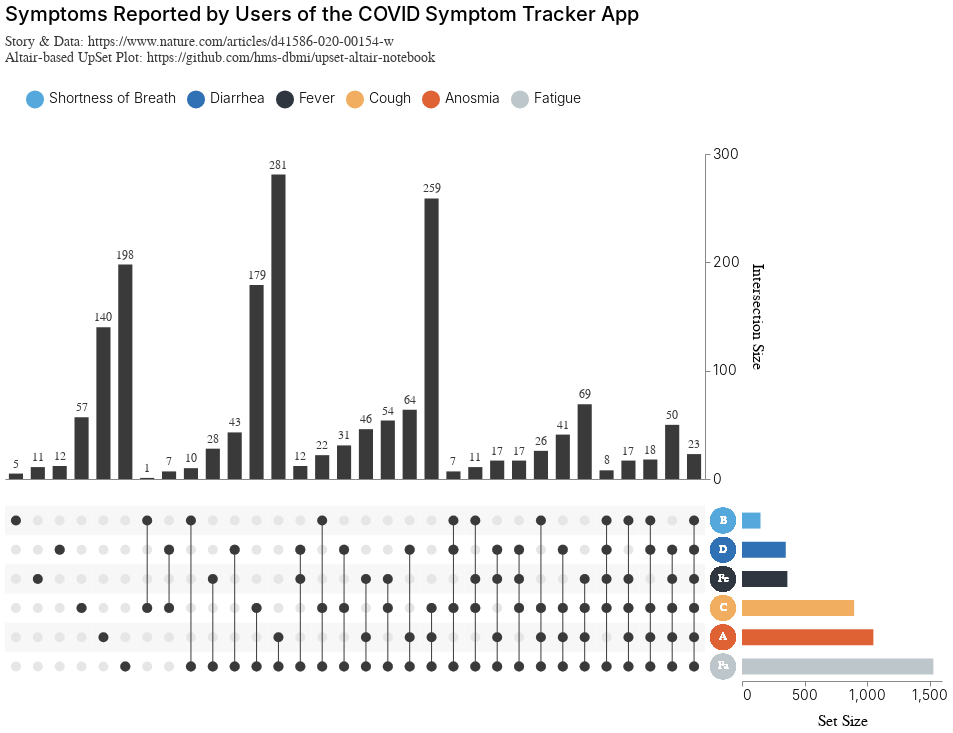

Express this chart as Vega-Lite.
### Vega specification from a JSON file in a GitHub repository (floating-point values rounded to 4 significant figures; data arrays with more than 128 entries replaced by an {"elided": "..."} marker saying what was removed)
{"$schema": "https://vega.github.io/schema/vega/v5.json", "background": "white", "padding": 5, "title": {"anchor": "start", "text": "Symptoms Reported by Users of the COVID Symptom Tracker App", "subtitle": ["Story & Data: https://www.nature.com/articles/d41586-020-00154-w", "Altair-based UpSet Plot: https://github.com/hms-dbmi/upset-altair-notebook"], "fontSize": 20, "fontWeight": 500, "subtitleColor": "#3A3A3A", "subtitleFontSize": 14}, "data": [{"name": "selector008_store"}, {"name": "selector007_store"}, {"name": "data-51a18922e537214846aa112d1ccd2e10", "values": {"elided": "192 records"}}, {"name": "data-edc52b94e708b8ac518e05227a1d24db", "values": [{"set": "Shortness of Breath", "set_abbre": "B"}, {"set": "Diarrhea", "set_abbre": "D"}, {"set": "Fever", "set_abbre": "Fe"}, {"set": "Cough", "set_abbre": "C"}, {"set": "Anosmia", "set_abbre": "A"}, {"set": "Fatigue", "set_abbre": "Fa"}]}, {"name": "data-845b010f0be9092a4e24abf6f511af02", "values": [{"set": "Shortness of Breath", "set_order": 1}, {"set": "Diarrhea", "set_order": 2}, {"set": "Fever", "set_order": 3}, {"set": "Cough", "set_order": 4}, {"set": "Anosmia", "set_order": 5}, {"set": "Fatigue", "set_order": 6}]}, {"name": "data_0", "source": "data-51a18922e537214846aa112d1ccd2e10", "transform": [{"type": "filter", "expr": "!(length(data(\"selector007_store\"))) || (vlSelectionTest(\"selector007_store\", datum))"}, {"type": "pivot", "field": "set", "value": "is_intersect", "op": "max", "groupby": ["intersection_id", "count"]}, {"type": "aggregate", "groupby": ["Shortness of Breath", "Diarrhea", "Fever", "Cough", "Anosmia", "Fatigue"], "ops": ["sum"], "fields": ["count"], "as": ["count"]}, {"type": "formula", "expr": "(isDefined(datum['Shortness of Breath']) ? datum['Shortness of Breath'] : 0)+(isDefined(datum['Diarrhea']) ? datum['Diarrhea'] : 0)+(isDefined(datum['Fever']) ? datum['Fever'] : 0)+(isDefined(datum['Cough']) ? datum['Cough'] : 0)+(isDefined(datum['Anosmia']) ? datum['Anosmia'] : 0)+(isDefined(datum['Fatigue']) ? datum['Fatigue'] : 0)", "as": "degree"}, {"type": "filter", "expr": "(datum['degree'] !== 0)"}, {"type": "window", "params": [null], "as": ["intersection_id"], "ops": ["row_number"], "fields": [""], "sort": {"field": [], "order": []}, "frame": [null, null]}, {"type": "fold", "fields": ["Shortness of Breath", "Diarrhea", "Fever", "Cough", "Anosmia", "Fatigue"], "as": ["set", "is_intersect"]}]}, {"name": "data_1", "source": "data_0", "transform": [{"type": "lookup", "from": "data-edc52b94e708b8ac518e05227a1d24db", "key": "set", "fields": ["set"], "values": ["set_abbre"]}, {"type": "lookup", "from": "data-845b010f0be9092a4e24abf6f511af02", "key": "set", "fields": ["set"], "values": ["set_order"]}, {"type": "filter", "expr": "!(length(data(\"selector007_store\"))) || (vlSelectionTest(\"selector007_store\", datum))"}, {"type": "window", "params": [null], "as": ["set_order"], "ops": ["distinct"], "fields": ["set"], "sort": {"field": ["set_order"], "order": ["ascending"]}, "frame": [null, 0]}]}, {"name": "data_2", "source": "data_1", "transform": [{"type": "aggregate", "groupby": ["degree", "intersection_id"], "ops": ["max"], "fields": ["count"], "as": ["max_count"]}, {"type": "filter", "expr": "isValid(datum[\"max_count\"]) && isFinite(+datum[\"max_count\"])"}]}, {"name": "data_3", "source": "data_0", "transform": [{"type": "lookup", "from": "data-edc52b94e708b8ac518e05227a1d24db", "key": "set", "fields": ["set"], "values": ["set_abbre"]}, {"type": "lookup", "from": "data-845b010f0be9092a4e24abf6f511af02", "key": "set", "fields": ["set"], "values": ["set_order"]}, {"type": "filter", "expr": "!(length(data(\"selector007_store\"))) || (vlSelectionTest(\"selector007_store\", datum))"}, {"type": "window", "params": [null], "as": ["set_order"], "ops": ["distinct"], "fields": ["set"], "sort": {"field": ["set_order"], "order": ["ascending"]}, "frame": [null, 0]}]}, {"name": "data_4", "source": "data_3", "transform": [{"type": "aggregate", "groupby": ["count", "degree", "intersection_id"], "ops": ["max"], "fields": ["count"], "as": ["max_count"]}, {"type": "filter", "expr": "isValid(datum[\"max_count\"]) && isFinite(+datum[\"max_count\"])"}]}, {"name": "data_5", "source": "data_0", "transform": [{"type": "lookup", "from": "data-edc52b94e708b8ac518e05227a1d24db", "key": "set", "fields": ["set"], "values": ["set_abbre"]}, {"type": "lookup", "from": "data-845b010f0be9092a4e24abf6f511af02", "key": "set", "fields": ["set"], "values": ["set_order"]}, {"type": "filter", "expr": "!(length(data(\"selector007_store\"))) || (vlSelectionTest(\"selector007_store\", datum))"}, {"type": "window", "params": [null], "as": ["set_order"], "ops": ["distinct"], "fields": ["set"], "sort": {"field": ["set_order"], "order": ["ascending"]}, "frame": [null, 0]}, {"type": "filter", "expr": "(datum['is_intersect'] === 1)"}]}, {"name": "data_6", "source": "data_5", "transform": [{"type": "aggregate", "groupby": ["degree", "intersection_id", "set_order"], "ops": ["max"], "fields": ["count"], "as": ["max_count"]}]}, {"name": "data_7", "source": "data_0", "transform": [{"type": "lookup", "from": "data-edc52b94e708b8ac518e05227a1d24db", "key": "set", "fields": ["set"], "values": ["set_abbre"]}, {"type": "lookup", "from": "data-845b010f0be9092a4e24abf6f511af02", "key": "set", "fields": ["set"], "values": ["set_order"]}, {"type": "filter", "expr": "!(length(data(\"selector007_store\"))) || (vlSelectionTest(\"selector007_store\", datum))"}, {"type": "window", "params": [null], "as": ["set_order"], "ops": ["distinct"], "fields": ["set"], "sort": {"field": ["set_order"], "order": ["ascending"]}, "frame": [null, 0]}, {"type": "filter", "expr": "((datum['set_order'] % 2) === 1)"}]}, {"name": "data_8", "source": "data_7", "transform": [{"type": "aggregate", "groupby": ["degree", "intersection_id", "set_order"], "ops": ["max"], "fields": ["count"], "as": ["max_count"]}]}, {"name": "data_9", "source": "data_0", "transform": [{"type": "lookup", "from": "data-edc52b94e708b8ac518e05227a1d24db", "key": "set", "fields": ["set"], "values": ["set_abbre"]}, {"type": "lookup", "from": "data-845b010f0be9092a4e24abf6f511af02", "key": "set", "fields": ["set"], "values": ["set_order"]}, {"type": "filter", "expr": "!(length(data(\"selector007_store\"))) || (vlSelectionTest(\"selector007_store\", datum))"}, {"type": "window", "params": [null], "as": ["set_order"], "ops": ["distinct"], "fields": ["set"], "sort": {"field": ["set_order"], "order": ["ascending"]}, "frame": [null, 0]}]}, {"name": "data_10", "source": "data_9", "transform": [{"type": "aggregate", "groupby": ["degree", "intersection_id", "set_order"], "ops": ["max"], "fields": ["count"], "as": ["max_count"]}]}, {"name": "data_11", "source": "data_0", "transform": [{"type": "lookup", "from": "data-edc52b94e708b8ac518e05227a1d24db", "key": "set", "fields": ["set"], "values": ["set_abbre"]}, {"type": "lookup", "from": "data-845b010f0be9092a4e24abf6f511af02", "key": "set", "fields": ["set"], "values": ["set_order"]}, {"type": "filter", "expr": "!(length(data(\"selector007_store\"))) || (vlSelectionTest(\"selector007_store\", datum))"}, {"type": "window", "params": [null], "as": ["set_order"], "ops": ["distinct"], "fields": ["set"], "sort": {"field": ["set_order"], "order": ["ascending"]}, "frame": [null, 0]}, {"type": "filter", "expr": "(datum['is_intersect'] === 1)"}]}, {"name": "data_12", "source": "data_11", "transform": [{"type": "aggregate", "groupby": ["degree", "intersection_id"], "ops": ["max", "min", "max"], "fields": ["count", "set_order", "set_order"], "as": ["max_count", "min_set_order", "max_set_order"]}]}, {"name": "data_13", "source": "data_0", "transform": [{"type": "lookup", "from": "data-edc52b94e708b8ac518e05227a1d24db", "key": "set", "fields": ["set"], "values": ["set_abbre"]}, {"type": "lookup", "from": "data-845b010f0be9092a4e24abf6f511af02", "key": "set", "fields": ["set"], "values": ["set_order"]}, {"type": "filter", "expr": "!(length(data(\"selector007_store\"))) || (vlSelectionTest(\"selector007_store\", datum))"}, {"type": "window", "params": [null], "as": ["set_order"], "ops": ["distinct"], "fields": ["set"], "sort": {"field": ["set_order"], "order": ["ascending"]}, "frame": [null, 0]}, {"type": "filter", "expr": "(datum['is_intersect'] === 1)"}]}, {"name": "data_14", "source": "data_13", "transform": [{"type": "aggregate", "groupby": ["degree", "intersection_id", "set_order"], "ops": ["max"], "fields": ["count"], "as": ["max_count"]}]}, {"name": "data_15", "source": "data_0", "transform": [{"type": "lookup", "from": "data-edc52b94e708b8ac518e05227a1d24db", "key": "set", "fields": ["set"], "values": ["set_abbre"]}, {"type": "lookup", "from": "data-845b010f0be9092a4e24abf6f511af02", "key": "set", "fields": ["set"], "values": ["set_order"]}, {"type": "filter", "expr": "!(length(data(\"selector007_store\"))) || (vlSelectionTest(\"selector007_store\", datum))"}, {"type": "window", "params": [null], "as": ["set_order"], "ops": ["distinct"], "fields": ["set"], "sort": {"field": ["set_order"], "order": ["ascending"]}, "frame": [null, 0]}]}, {"name": "data_16", "source": "data_0", "transform": [{"type": "lookup", "from": "data-edc52b94e708b8ac518e05227a1d24db", "key": "set", "fields": ["set"], "values": ["set_abbre"]}, {"type": "lookup", "from": "data-845b010f0be9092a4e24abf6f511af02", "key": "set", "fields": ["set"], "values": ["set_order"]}, {"type": "filter", "expr": "!(length(data(\"selector007_store\"))) || (vlSelectionTest(\"selector007_store\", datum))"}, {"type": "window", "params": [null], "as": ["set_order"], "ops": ["distinct"], "fields": ["set"], "sort": {"field": ["set_order"], "order": ["ascending"]}, "frame": [null, 0]}]}, {"name": "data_17", "source": "data_0", "transform": [{"type": "lookup", "from": "data-edc52b94e708b8ac518e05227a1d24db", "key": "set", "fields": ["set"], "values": ["set_abbre"]}, {"type": "lookup", "from": "data-845b010f0be9092a4e24abf6f511af02", "key": "set", "fields": ["set"], "values": ["set_order"]}, {"type": "filter", "expr": "!(length(data(\"selector007_store\"))) || (vlSelectionTest(\"selector007_store\", datum))"}, {"type": "window", "params": [null], "as": ["set_order"], "ops": ["distinct"], "fields": ["set"], "sort": {"field": ["set_order"], "order": ["ascending"]}, "frame": [null, 0]}, {"type": "filter", "expr": "(datum['is_intersect'] === 1)"}, {"type": "aggregate", "groupby": ["set", "set_order"], "ops": ["sum"], "fields": ["count"], "as": ["sum_count"]}, {"type": "stack", "groupby": ["set_order"], "field": "sum_count", "sort": {"field": ["set"], "order": ["descending"]}, "as": ["sum_count_start", "sum_count_end"], "offset": "zero"}, {"type": "filter", "expr": "isValid(datum[\"sum_count\"]) && isFinite(+datum[\"sum_count\"])"}]}], "signals": [{"name": "concat_0_width", "value": 700}, {"name": "concat_0_height", "value": 325}, {"name": "concat_1_childHeight", "value": 175}, {"name": "concat_1_concat_0_width", "value": 700}, {"name": "concat_1_concat_1_width", "value": 20}, {"name": "concat_1_concat_2_width", "value": 200}, {"name": "selector007_set_legend", "value": null, "on": [{"events": [{"source": "view", "type": "click", "markname": "set_legend_symbols"}, {"source": "view", "type": "click", "markname": "set_legend_labels"}, {"source": "view", "type": "click", "markname": "set_legend_entries"}], "update": "datum.value || item().items[0].items[0].datum.value", "force": true}, {"events": [{"source": "view", "type": "click"}], "update": "!event.item || !datum ? null : selector007_set_legend", "force": true}]}, {"name": "unit", "value": {}, "on": [{"events": "mousemove", "update": "isTuple(group()) ? group() : unit"}]}, {"name": "selector008", "update": "vlSelectionResolve(\"selector008_store\", \"union\")"}, {"name": "selector007", "update": "vlSelectionResolve(\"selector007_store\", \"union\", true)"}], "layout": {"padding": 20, "columns": 1, "bounds": "full", "align": "each"}, "marks": [{"type": "group", "name": "concat_0_group", "style": "cell", "encode": {"update": {"width": {"signal": "concat_0_width"}, "height": {"signal": "concat_0_height"}}}, "signals": [{"name": "selector008_tuple", "on": [{"events": [{"source": "scope", "type": "mouseover"}], "update": "datum && item().mark.marktype !== 'group' ? {unit: \"concat_0_layer_0\", fields: selector008_tuple_fields, values: [(item().isVoronoi ? datum.datum : datum)[\"intersection_id\"]]} : null", "force": true}, {"events": [{"source": "scope", "type": "dblclick"}], "update": "null"}]}, {"name": "selector008_tuple_fields", "value": [{"type": "E", "field": "intersection_id"}]}, {"name": "selector008_modify", "on": [{"events": {"signal": "selector008_tuple"}, "update": "modify(\"selector008_store\", selector008_tuple, true)"}]}, {"name": "selector007_tuple"}, {"name": "selector007_tuple_fields", "value": [{"type": "E", "field": "set"}]}, {"name": "selector007_toggle", "value": false, "on": [{"events": {"merge": [{"source": "view", "type": "click"}]}, "update": "event.shiftKey"}]}, {"name": "selector007_modify", "on": [{"events": {"signal": "selector007_tuple"}, "update": "modify(\"selector007_store\", selector007_toggle ? null : selector007_tuple, selector007_toggle ? null : true, selector007_toggle ? selector007_tuple : null)"}]}], "marks": [{"name": "concat_0_layer_0_marks", "type": "rect", "style": ["bar"], "interactive": true, "from": {"data": "data_2"}, "encode": {"update": {"fill": [{"test": "!(length(data(\"selector008_store\"))) || (!(vlSelectionTest(\"selector008_store\", datum)))", "value": "#3A3A3A"}, {"value": "#777"}], "tooltip": {"signal": "{\"Cardinality\": format(datum[\"max_count\"], \"\"), \"Degree\": format(datum[\"degree\"], \"\")}"}, "xc": {"scale": "concat_0_x", "field": "intersection_id", "band": 0.5}, "width": {"value": 14.12}, "y": {"scale": "concat_0_y", "field": "max_count"}, "y2": {"scale": "concat_0_y", "value": 0}}}}, {"name": "concat_0_layer_1_marks", "type": "text", "style": ["text"], "interactive": false, "from": {"data": "data_4"}, "encode": {"update": {"dy": {"value": -10}, "fill": [{"test": "!(length(data(\"selector008_store\"))) || (!(vlSelectionTest(\"selector008_store\", datum)))", "value": "#3A3A3A"}, {"value": "#777"}], "tooltip": {"signal": "{\"Cardinality\": format(datum[\"max_count\"], \"\"), \"Degree\": format(datum[\"degree\"], \"\")}"}, "x": {"scale": "concat_0_x", "field": "intersection_id", "band": 0.5}, "y": {"scale": "concat_0_y", "field": "max_count"}, "text": {"signal": "format(datum[\"count\"], \".0f\")"}, "fontSize": {"value": 12}, "align": {"value": "center"}, "baseline": {"value": "middle"}}}}], "axes": [{"scale": "concat_0_x", "orient": "bottom", "grid": false, "domain": true, "labels": false, "ticks": false, "labelAlign": "right", "labelAngle": 270, "labelBaseline": "middle", "zindex": 0}, {"scale": "concat_0_y", "orient": "right", "grid": false, "title": "Intersection Size", "tickCount": 3, "labelOverlap": true, "zindex": 0}]}, {"type": "group", "name": "concat_1_group", "layout": {"padding": 5, "bounds": "full", "align": "each"}, "marks": [{"type": "group", "name": "concat_1_concat_0_group", "style": "cell", "encode": {"update": {"width": {"signal": "concat_1_concat_0_width"}, "height": {"signal": "concat_1_childHeight"}}}, "signals": [{"name": "selector008_tuple", "on": [{"events": [{"source": "scope", "type": "mouseover"}], "update": "datum && item().mark.marktype !== 'group' ? {unit: \"concat_1_concat_0_layer_0\", fields: selector008_tuple_fields, values: [(item().isVoronoi ? datum.datum : datum)[\"intersection_id\"]]} : null", "force": true}, {"events": [{"source": "scope", "type": "dblclick"}], "update": "null"}]}, {"name": "selector008_tuple_fields", "value": [{"type": "E", "field": "intersection_id"}]}, {"name": "selector008_modify", "on": [{"events": {"signal": "selector008_tuple"}, "update": "modify(\"selector008_store\", selector008_tuple, true)"}]}, {"name": "selector007_tuple"}, {"name": "selector007_tuple_fields", "value": [{"type": "E", "field": "set"}]}, {"name": "selector007_toggle", "value": false, "on": [{"events": {"merge": [{"source": "view", "type": "click"}]}, "update": "event.shiftKey"}]}, {"name": "selector007_modify", "on": [{"events": {"signal": "selector007_tuple"}, "update": "modify(\"selector007_store\", selector007_toggle ? null : selector007_tuple, selector007_toggle ? null : true, selector007_toggle ? selector007_tuple : null)"}]}], "marks": [{"name": "concat_1_concat_0_layer_0_marks", "type": "symbol", "style": ["circle"], "interactive": true, "from": {"data": "data_6"}, "encode": {"update": {"opacity": {"value": 1}, "size": {"value": 100}, "fill": [{"test": "!(length(data(\"selector008_store\"))) || (!(vlSelectionTest(\"selector008_store\", datum)))", "value": "#3A3A3A"}, {"value": "#777"}], "tooltip": {"signal": "{\"Cardinality\": format(datum[\"max_count\"], \"\"), \"Degree\": format(datum[\"degree\"], \"\")}"}, "x": {"scale": "concat_1_concat_0_x", "field": "intersection_id", "band": 0.5}, "y": {"scale": "concat_1_y", "field": "set_order", "band": 0.5}, "shape": {"value": "circle"}}}}, {"name": "concat_1_concat_0_layer_1_marks", "type": "rect", "style": ["rect"], "interactive": false, "from": {"data": "data_8"}, "encode": {"update": {"fill": {"value": "#F7F7F7"}, "tooltip": {"signal": "{\"Cardinality\": format(datum[\"max_count\"], \"\"), \"Degree\": format(datum[\"degree\"], \"\")}"}, "x": {"scale": "concat_1_concat_0_x", "field": "intersection_id"}, "width": {"scale": "concat_1_concat_0_x", "band": true}, "y": {"scale": "concat_1_y", "field": "set_order"}, "height": {"scale": "concat_1_y", "band": true}}}}, {"name": "concat_1_concat_0_layer_2_marks", "type": "symbol", "style": ["circle"], "interactive": false, "from": {"data": "data_10"}, "encode": {"update": {"opacity": {"value": 1}, "size": {"value": 100}, "fill": {"value": "#E6E6E6"}, "tooltip": {"signal": "{\"Cardinality\": format(datum[\"max_count\"], \"\"), \"Degree\": format(datum[\"degree\"], \"\")}"}, "x": {"scale": "concat_1_concat_0_x", "field": "intersection_id", "band": 0.5}, "y": {"scale": "concat_1_y", "field": "set_order", "band": 0.5}, "shape": {"value": "circle"}}}}, {"name": "concat_1_concat_0_layer_3_marks", "type": "rect", "style": ["bar"], "interactive": false, "from": {"data": "data_12"}, "encode": {"update": {"fill": [{"test": "!(length(data(\"selector008_store\"))) || (!(vlSelectionTest(\"selector008_store\", datum)))", "value": "#3A3A3A"}, {"value": "#777"}], "tooltip": {"signal": "{\"Cardinality\": format(datum[\"max_count\"], \"\"), \"Degree\": format(datum[\"degree\"], \"\")}"}, "xc": {"scale": "concat_1_concat_0_x", "field": "intersection_id", "band": 0.5}, "width": {"value": 1}, "y": {"scale": "concat_1_y", "field": "min_set_order", "band": 0.5}, "y2": {"scale": "concat_1_y", "field": "max_set_order", "band": 0.5}}}}, {"name": "concat_1_concat_0_layer_4_marks", "type": "symbol", "style": ["circle"], "interactive": false, "from": {"data": "data_14"}, "encode": {"update": {"opacity": {"value": 1}, "size": {"value": 100}, "fill": [{"test": "!(length(data(\"selector008_store\"))) || (!(vlSelectionTest(\"selector008_store\", datum)))", "value": "#3A3A3A"}, {"value": "#777"}], "tooltip": {"signal": "{\"Cardinality\": format(datum[\"max_count\"], \"\"), \"Degree\": format(datum[\"degree\"], \"\")}"}, "x": {"scale": "concat_1_concat_0_x", "field": "intersection_id", "band": 0.5}, "y": {"scale": "concat_1_y", "field": "set_order", "band": 0.5}, "shape": {"value": "circle"}}}}], "axes": [{"scale": "concat_1_concat_0_x", "orient": "bottom", "grid": false, "domain": false, "labels": false, "ticks": false, "labelAlign": "right", "labelAngle": 270, "labelBaseline": "middle", "zindex": 0}, {"scale": "concat_1_y", "orient": "left", "grid": false, "domain": false, "labels": false, "ticks": false, "zindex": 0}]}, {"type": "group", "name": "concat_1_concat_1_group", "style": "cell", "encode": {"update": {"width": {"signal": "concat_1_concat_1_width"}, "height": {"signal": "concat_1_childHeight"}}}, "signals": [{"name": "width", "update": "concat_1_concat_1_width"}, {"name": "selector007_tuple", "update": "selector007_set_legend !== null ? {fields: selector007_tuple_fields, values: [selector007_set_legend]} : null"}, {"name": "selector007_tuple_fields", "value": [{"type": "E", "field": "set"}]}, {"name": "selector007_toggle", "value": false, "on": [{"events": {"merge": [{"source": "view", "type": "click"}]}, "update": "event.shiftKey"}]}, {"name": "selector007_modify", "on": [{"events": {"signal": "selector007_tuple"}, "update": "modify(\"selector007_store\", selector007_toggle ? null : selector007_tuple, selector007_toggle ? null : true, selector007_toggle ? selector007_tuple : null)"}]}], "marks": [{"name": "concat_1_concat_1_layer_0_marks", "type": "symbol", "style": ["circle"], "interactive": true, "from": {"data": "data_15"}, "encode": {"update": {"opacity": {"value": 1}, "size": {"value": 650}, "fill": {"scale": "color", "field": "set"}, "x": {"signal": "concat_1_concat_1_width", "mult": 0.5}, "y": {"scale": "concat_1_y", "field": "set_order", "band": 0.5}, "shape": {"value": "circle"}}}}, {"name": "concat_1_concat_1_layer_1_marks", "type": "text", "style": ["text"], "interactive": false, "from": {"data": "data_16"}, "encode": {"update": {"align": {"value": "center"}, "fill": {"value": "white"}, "opacity": {"value": 1}, "x": {"signal": "concat_1_concat_1_width", "mult": 0.5}, "y": {"scale": "concat_1_y", "field": "set_order", "band": 0.5}, "text": {"signal": "''+datum[\"set_abbre\"]"}, "baseline": {"value": "middle"}}}}], "axes": [{"scale": "concat_1_y", "orient": "left", "grid": false, "domain": false, "labels": false, "ticks": false, "zindex": 0}]}, {"type": "group", "name": "concat_1_concat_2_group", "style": "cell", "encode": {"update": {"width": {"signal": "concat_1_concat_2_width"}, "height": {"signal": "concat_1_childHeight"}}}, "signals": [{"name": "selector007_tuple", "update": "selector007_set_legend !== null ? {fields: selector007_tuple_fields, values: [selector007_set_legend]} : null"}, {"name": "selector007_tuple_fields", "value": [{"type": "E", "field": "set"}]}, {"name": "selector007_toggle", "value": false, "on": [{"events": {"merge": [{"source": "view", "type": "click"}]}, "update": "event.shiftKey"}]}, {"name": "selector007_modify", "on": [{"events": {"signal": "selector007_tuple"}, "update": "modify(\"selector007_store\", selector007_toggle ? null : selector007_tuple, selector007_toggle ? null : true, selector007_toggle ? selector007_tuple : null)"}]}], "marks": [{"name": "concat_1_concat_2_marks", "type": "rect", "style": ["bar"], "interactive": true, "from": {"data": "data_17"}, "encode": {"update": {"fill": {"scale": "color", "field": "set"}, "opacity": {"value": 1}, "x": {"scale": "concat_1_concat_2_x", "field": "sum_count_end"}, "x2": {"scale": "concat_1_concat_2_x", "field": "sum_count_start"}, "yc": {"scale": "concat_1_y", "field": "set_order", "band": 0.5}, "height": {"value": 16}}}}], "axes": [{"scale": "concat_1_concat_2_x", "orient": "bottom", "grid": false, "title": "Set Size", "tickCount": 3, "labelFlush": true, "labelOverlap": true, "zindex": 0}, {"scale": "concat_1_y", "orient": "left", "grid": false, "domain": false, "labels": false, "ticks": false, "zindex": 0}]}]}], "scales": [{"name": "color", "type": "ordinal", "domain": ["Shortness of Breath", "Diarrhea", "Fever", "Cough", "Anosmia", "Fatigue"], "range": ["#55A8DB", "#3070B5", "#30363F", "#F1AD60", "#DF6234", "#BDC6CA"]}, {"name": "concat_0_x", "type": "band", "domain": {"fields": [{"data": "data_1", "field": "intersection_id"}, {"data": "data_3", "field": "intersection_id"}], "sort": {"op": "min", "field": "degree"}}, "range": [0, {"signal": "concat_0_width"}], "paddingInner": 0.1, "paddingOuter": 0.05}, {"name": "concat_0_y", "type": "linear", "domain": {"fields": [{"data": "data_2", "field": "max_count"}, {"data": "data_4", "field": "max_count"}]}, "range": [{"signal": "concat_0_height"}, 0], "nice": true, "zero": true}, {"name": "concat_1_y", "type": "band", "domain": {"fields": [{"data": "data_6", "field": "set_order"}, {"data": "data_8", "field": "set_order"}, {"data": "data_10", "field": "set_order"}, {"data": "data_12", "field": "min_set_order"}, {"data": "data_12", "field": "max_set_order"}, {"data": "data_14", "field": "set_order"}, {"data": "data_15", "field": "set_order"}, {"data": "data_16", "field": "set_order"}, {"data": "data_17", "field": "set_order"}], "sort": true}, "range": [0, {"signal": "concat_1_childHeight"}], "paddingInner": 0, "paddingOuter": 0}, {"name": "concat_1_concat_0_x", "type": "band", "domain": {"fields": [{"data": "data_5", "field": "intersection_id"}, {"data": "data_7", "field": "intersection_id"}, {"data": "data_9", "field": "intersection_id"}, {"data": "data_11", "field": "intersection_id"}, {"data": "data_13", "field": "intersection_id"}], "sort": {"op": "min", "field": "degree"}}, "range": [0, {"signal": "concat_1_concat_0_width"}], "paddingInner": 0, "paddingOuter": 0}, {"name": "concat_1_concat_2_x", "type": "linear", "domain": {"data": "data_17", "fields": ["sum_count_start", "sum_count_end"]}, "range": [0, {"signal": "concat_1_concat_2_width"}], "nice": true, "zero": true}], "legends": [{"fill": "color", "direction": "horizontal", "encode": {"labels": {"name": "set_legend_labels", "interactive": true, "update": {"opacity": [{"test": "(!length(data(\"selector007_store\")) || (selector007[\"set\"] && indexof(selector007[\"set\"], datum.value) >= 0))", "value": 1}, {"value": 0.35}]}}, "symbols": {"name": "set_legend_symbols", "interactive": true, "update": {"opacity": [{"test": "(!length(data(\"selector007_store\")) || (selector007[\"set\"] && indexof(selector007[\"set\"], datum.value) >= 0))", "value": 1}, {"value": 0.35}]}}, "entries": {"name": "set_legend_entries", "interactive": true, "update": {"fill": {"value": "transparent"}}}}}], "config": {"axis": {"labelFontSize": 14, "labelFontWeight": 300, "titleFontSize": 16, "titleFontWeight": 400, "titlePadding": 10}, "legend": {"labelFontSize": 14, "labelFontWeight": 300, "orient": "top", "padding": 20, "symbolSize": 325, "symbolType": "circle", "titleFontSize": 16, "titleFontWeight": 400}, "style": {"cell": {"stroke": null}, "group-title": {"fontSize": 18, "fontWeight": 400}}, "title": {"subtitlePadding": 10}}}
